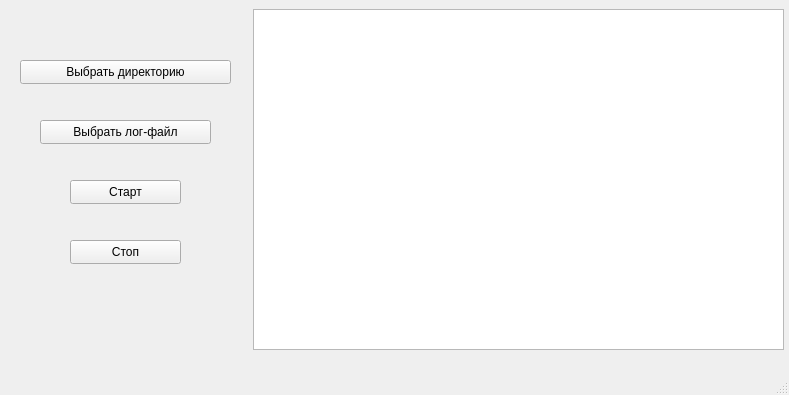
<?xml version="1.0" encoding="UTF-8"?>
<ui version="4.0">
 <class>MainWindow</class>
 <widget class="QMainWindow" name="MainWindow">
  <property name="geometry">
   <rect>
    <x>0</x>
    <y>0</y>
    <width>789</width>
    <height>395</height>
   </rect>
  </property>
  <property name="windowTitle">
   <string>MainWindow</string>
  </property>
  <widget class="QWidget" name="centralwidget">
   <widget class="QPushButton" name="chooseDirButton">
    <property name="geometry">
     <rect>
      <x>20</x>
      <y>60</y>
      <width>211</width>
      <height>24</height>
     </rect>
    </property>
    <property name="text">
     <string>Выбрать директорию</string>
    </property>
   </widget>
   <widget class="QPushButton" name="chooseLogFileButton">
    <property name="geometry">
     <rect>
      <x>40</x>
      <y>120</y>
      <width>171</width>
      <height>24</height>
     </rect>
    </property>
    <property name="text">
     <string>Выбрать лог-файл</string>
    </property>
   </widget>
   <widget class="QPushButton" name="startWatchingButton">
    <property name="geometry">
     <rect>
      <x>70</x>
      <y>180</y>
      <width>111</width>
      <height>24</height>
     </rect>
    </property>
    <property name="text">
     <string>Старт</string>
    </property>
   </widget>
   <widget class="QPushButton" name="stopWatchingButton">
    <property name="geometry">
     <rect>
      <x>70</x>
      <y>240</y>
      <width>111</width>
      <height>24</height>
     </rect>
    </property>
    <property name="text">
     <string>Стоп</string>
    </property>
   </widget>
   <widget class="QPlainTextEdit" name="plainTextEdit">
    <property name="geometry">
     <rect>
      <x>253</x>
      <y>9</y>
      <width>531</width>
      <height>341</height>
     </rect>
    </property>
   </widget>
  </widget>
  <widget class="QMenuBar" name="menubar">
   <property name="geometry">
    <rect>
     <x>0</x>
     <y>0</y>
     <width>789</width>
     <height>21</height>
    </rect>
   </property>
  </widget>
  <widget class="QStatusBar" name="statusbar"/>
 </widget>
 <resources/>
 <connections/>
</ui>
